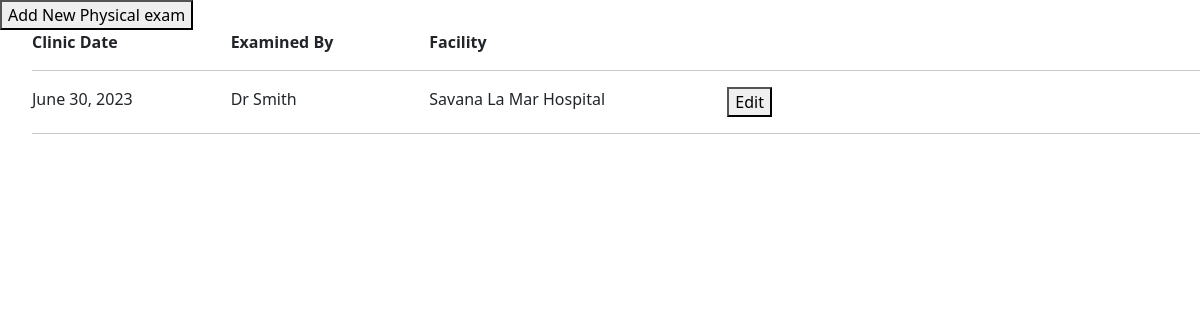
Page /client/physicalexam_list/1/ on the committed database.
### prep_app/models.py (models this page shows, shortened)
class PhysicalExam(TSIS2BaseModel):
    facility = models.ForeignKey("Facility", on_delete=models.CASCADE,default=8)
    client = models.ForeignKey("Client", blank=False, null=False, on_delete=models.PROTECT)
    clinic_date = models.DateField(blank=False, null=False, default=datetime.now)
    examined_by = models.CharField(max_length=255, blank=False, null=False)
    presenting_complaints = models.TextField(blank=True, null=True)
    history_of_complaints = models.TextField(blank=True, null=True)
    weight = models.FloatField(blank=True, null=True)
    height = models.FloatField(blank=True, null=True)
    respiratory_rate = models.ForeignKey('RespiratoryRateCode', blank=False, null=False, on_delete=models.PROTECT, default=0)
    blood_pressure = models.CharField(max_length=255, blank=True, null=True)
    hiv_category = models.ForeignKey('HivCategoryCode', blank=False, null=False, on_delete=models.PROTECT,default=0)
    bmi = models.FloatField(blank=True, null=True)
    smoker = models.ForeignKey("YesNoCode", blank=False, null=False, related_name="physical_exam_smoker", on_delete=models.PROTECT, default=0)
    pap_smear_done = models.ForeignKey("YesNoCode", blank=False, null=False, related_name="physical_exam_pap_smear_done", on_delete=models.PROTECT, default=0)
    pap_smear_date = models.DateField(blank=True, null=True)
    pap_smear_result = models.ForeignKey('PapSmearResultCode', blank=False, null=False, related_name="physical_exam_pap_smear_result", on_delete=models.PROTECT, default=0)
    mammogram_done = models.ForeignKey("YesNoCode", blank=False, null=False,
                                       related_name="physical_exam_mammogram_done", on_delete=models.PROTECT,default=0)
    mammogram_date = models.DateField(blank=True, null=True)
    mammogram_result = models.ForeignKey('MammogramResultCode', blank=False, null=False, on_delete=models.PROTECT, default=0)
    anal_pap_smear_date = models.DateField(blank=True, null=True)
    anal_pap_smear_done = models.ForeignKey("YesNoCode", blank=False, null=False,
                                            related_name="physical_exam_anal_pap_smear_done", on_delete=models.PROTECT, default=0)
    anal_pap_smear_result = models.ForeignKey('PapSmearResultCode', blank=False, null=False,
                                              related_name="physical_exam_anal_pap_smear_result",
                                              on_delete=models.PROTECT,default=0)
    psa_done = models.ForeignKey("YesNoCode", blank=False, null=False, related_name="physical_exam_psa_done", on_delete=models.PROTECT, default=0)
    psa_date = models.DateField(blank=True, null=True)
    psa_result = models.ForeignKey('PapSmearResultCode', blank=False, null=False, related_name="physical_exam_psa_result", on_delete=models.PROTECT,default=0)
    notes = models.TextField(blank=True, null=True)
    temperature = models.FloatField(blank=True, null=True)
    last_menstrual_period = models.DateField(blank=True, null=True)
    pregnant = models.ForeignKey("YesNoCode", blank=False, null=False, related_name="physical_exam_pregnant", on_delete=models.PROTECT, default=0)
    pregnant_edd = models.DateField(blank=True, null=True)
    next_appointment_date = models.DateField(blank=True, null=True)
    urinalysis = models.ForeignKey('UrinalysisCode', blank=False, null=False, related_name="physical_exam_urinalysis", on_delete=models.PROTECT, default=0)
    syphilis_treponemal_resultdate = models.DateField(blank=True, null=True)
    syphilis_non_treponemal_resultdate = models.DateField(blank=True, null=True)
    syphilis_done = models.ForeignKey("YesNoCode", blank=False, null=False, related_name="physical_exam_syphilis_done",
                                 on_delete=models.PROTECT, default=0)
    treponemal_result = models.ForeignKey('TreponemalResultCode', blank=False, null=False, related_name="physical_exam_treponemal_result", on_delete=models.PROTECT, default=0)
    nontreponemal_result = models.ForeignKey('NonTreponemalResultCode', blank=False, null=False, related_name="physical_exam_nontreponemal_result", on_delete=models.PROTECT, default=0)
    weight_loss = models.BooleanField(default=False)
    difficulty_breathing = models.BooleanField(default=False)
    cough = models.BooleanField(default=False)
    skin_rash = models.BooleanField(default=False)
    chect_pain = models.BooleanField(default=False)
    adbominal_pain = models.BooleanField(default=False)
    vomiting = models.BooleanField(default=False)
    diarrhea = models.BooleanField(default=False)
    dehydration = models.BooleanField(default=False)
    headache = models.BooleanField(default=False)
    weakness = models.BooleanField(default=False)
    suicidal_thoughts = models.BooleanField(default=False)
    illegal_drugs = models.BooleanField(default=False)
    alcohol = models.BooleanField(default=False)
    using_family_planning = models.BooleanField(default=False)
    family_planning_method = models.ForeignKey('FamilyPlanningMethodCode', blank=False, null=False, related_name="physical_exam_family_planning_method", on_delete=models.PROTECT)
    patient_stability_status = models.ForeignKey('PatientStabilityStatusCode', blank=False, null=False, related_name="physical_exam_patient_stability_status", on_delete=models.PROTECT)
    class Meta(object):
        default_permissions = ('add', 'change', 'delete', 'view', 'list')

class Facility(TSIS2BaseModel):
    name = models.CharField(max_length=255, blank=False, null=False)
    code = models.CharField(max_length=255, blank=False, null=False, unique=True)
    lab_ref_code = models.CharField(max_length=255, blank=True, null=True, verbose_name='LAB reference code')
    address1 = models.CharField(max_length=255, blank=True, null=True)
    parish = models.ForeignKey("Parish", blank=False, null=False,
                               related_name='facility_parish', on_delete=models.PROTECT)
    organization = models.ForeignKey("Organization", blank=False, null=False, related_name="facility_organization", on_delete=models.PROTECT)

### prep_app/views.py (the view)
# urls.py: path('physicalexam_list/<int:client_id>/', physicalexam_list, name='physicalexam_list'),
def physicalexam_list(request, client_id):
    client = get_object_or_404(Client, pk=client_id)
    physicalexam = PhysicalExam.objects.filter(client_id=client_id)
    return render(request, 'physicalexam_list.html', {'physicalexam': physicalexam, 'client_id': client_id})

### prep_app/base_model.py (called while the page is built)
    def get_queryset(self):
        if self.include_deleted:
            return TSIS2BaseQuerySet(self.model)
        return TSIS2BaseQuerySet(self.model).filter(deleted_at=None)

### prep_project/templates/physicalexam_list.html (shortened to what this page needs)
{% load widget_tweaks %}
{% load bootstrap5 %}
{% bootstrap_css %}
{% load crispy_forms_tags %}
</head>
{% block content %}
<button onclick="popup_create({{ client.id }})">Add New Physical exam</button>  </div>
<ul>
  <b><div class="row">
        <div class="col-md-2"> Clinic Date</div>
        <div class="col-md-2">  Examined By </div>
        <div class="col-md-3"> Facility </div>
        <div class="col-md-5">  </div>
  </div> </b>
<hr>
{% for pe in physicalexam %}
<div class="row">
    <div class="col-md-2">  {{ pe.clinic_date }}</div>
    <div class="col-md-2">  {{ pe.examined_by }}</div>
    <div class="col-md-3">  {{ pe.facility.name }}</div>
    <div class="col-md-1"> <button onclick="popup({{ pe.id }})">Edit</button>  </div>
    <div class="col-md-4">  </div>
  </div>
  <hr>
{% endfor %}
</ul>
{% endblock %}

### rows in the picture
PhysicalExam: clinic_date "June 30, 2023", examined_by "Dr Smith", facility.name "Savana La Mar Hospital"
